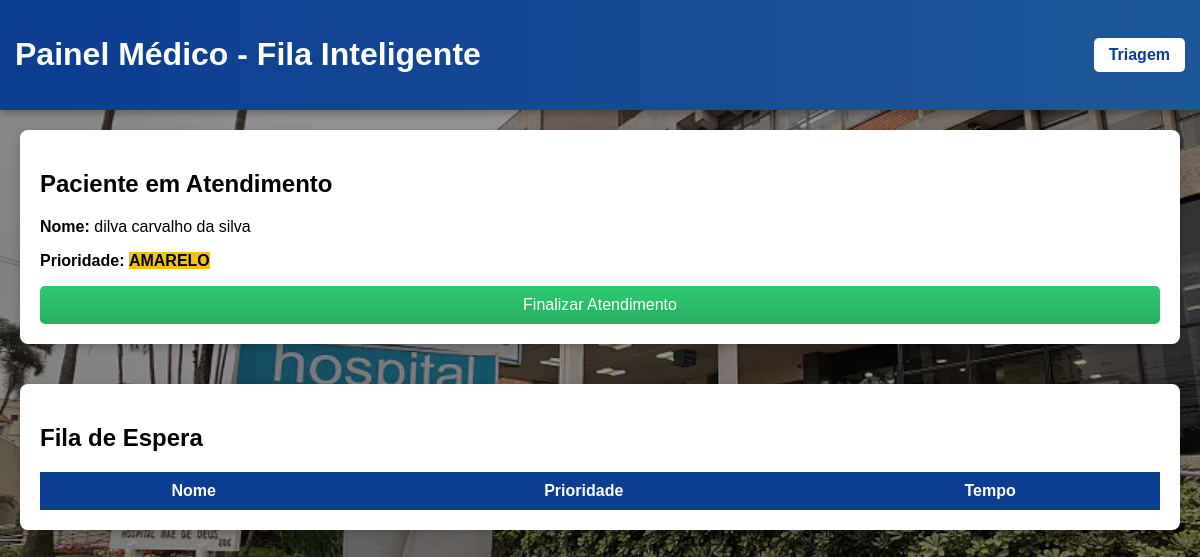
/painel, run on an earlier commit of the app's database.
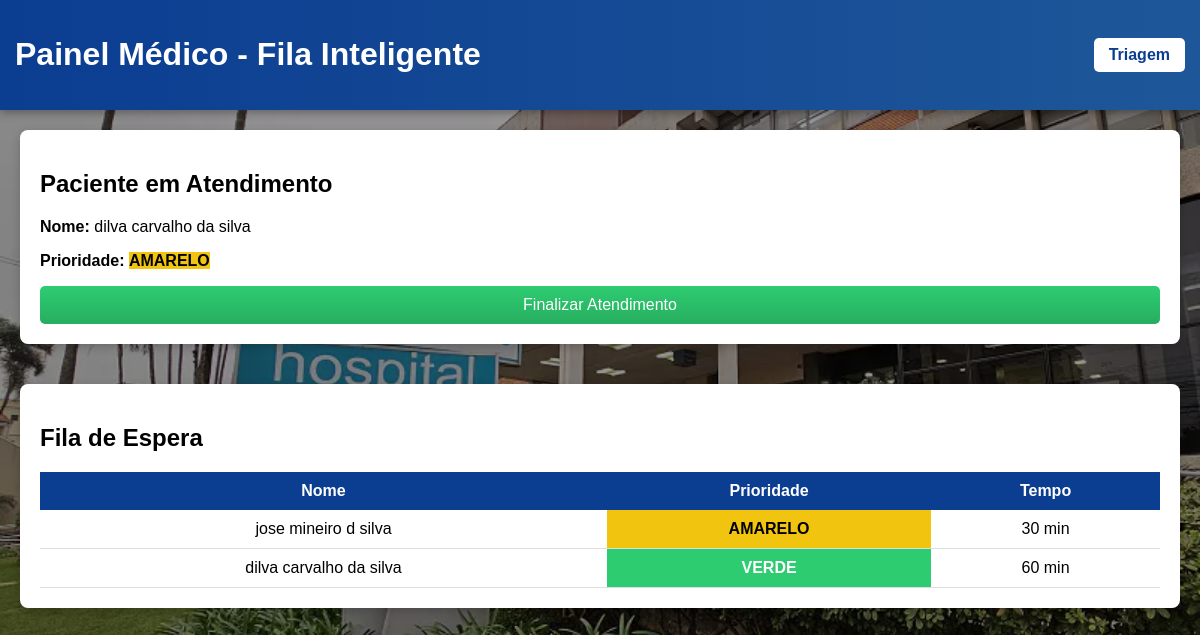
And on a later commit of the database.
### tables this page shows
CREATE TABLE pacientes(
        id INTEGER PRIMARY KEY AUTOINCREMENT,
        nome TEXT,
        idade INTEGER,
        diagnostico TEXT,
        cor TEXT,
        tempo TEXT,
        status TEXT DEFAULT 'AGUARDANDO'
    );

### app.py (the view)
@app.route("/painel")
def painel():
    conn = sqlite3.connect("database.db")
    cursor = conn.cursor()
    cursor.execute("""
        SELECT *
        FROM pacientes
        WHERE status = 'ATENDIMENTO'
        LIMIT 1
    """)
    atendimento = cursor.fetchone()
    cursor.execute("""
        SELECT *
        FROM pacientes
        WHERE status = 'AGUARDANDO'
        ORDER BY
            CASE cor
                WHEN 'VERMELHO' THEN 1
                WHEN 'AMARELO' THEN 2
                WHEN 'VERDE' THEN 3
            END,
            id ASC
    """)
    fila = cursor.fetchall()
    conn.close()
    return render_template(
        "painel.html",
        atendimento=atendimento,
        fila=fila
    )

### templates/painel.html (shortened to what this page needs)
<!DOCTYPE html>
<html lang="pt-br">
<head>
    <link rel="stylesheet" href="{{ url_for('static', filename='style.css') }}">
</head>
<body>
<header>
    <h1>Painel Médico - Fila Inteligente</h1>
    <a href="/" class="btn-topo">Triagem</a>
</header>
<div class="container">
    <div class="card" style="width:100%">
        <h2>Paciente em Atendimento</h2>
        {% if atendimento %}
        <p><strong>Nome:</strong> {{ atendimento[1] }}</p>
        <p><strong>Prioridade:</strong> <span class="{{ atendimento[4] }}">{{ atendimento[4] }}</span></p>
        <a href="/finalizar/{{ atendimento[0] }}"><button>Finalizar Atendimento</button></a>
        {% else %}
        <p>Nenhum paciente em atendimento</p>
        <a href="/chamar"><button>Chamar Próximo Paciente</button></a>
        {% endif %}
    </div>
    <div class="card" style="width:100%">
        <h2>Fila de Espera</h2>
        <table>
            <tr><th>Nome</th><th>Prioridade</th><th>Tempo</th></tr>
            {% for p in fila %}
            <tr>
                <td>{{ p[1] }}</td>
                <td class="{{ p[4] }}">{{ p[4] }}</td>
                <td>{{ p[5] }} min</td>
            </tr>
            {% endfor %}
        </table>
    </div>
</div>
</body>
</html>

### static/style.css (style rules this page uses)
body { font-family: Arial; background-image: linear-gradient(rgba(0,0,0,0.4), rgba(0,0,0,0.4)), url("hospital.PNG.webp"); background-size: cover; background-position: center; background-repeat: no-repeat; background-attachment: fixed; margin:0; }
header { background: linear-gradient(to right,#0b3d91,#1e5799); color: white; padding: 15px; display: flex; justify-content: space-between; align-items: center; box-shadow: 0px 3px 8px rgba(0,0,0,0.3); }
.btn-topo { background: white; color: #0b3d91; padding: 8px 15px; text-decoration: none; border-radius: 5px; font-weight: bold; }
.container { display: flex; gap: 20px; padding: 20px; flex-wrap: wrap; }
.card { background: white; padding: 20px; border-radius: 8px; box-shadow: 0px 3px 10px rgba(0,0,0,0.2); margin-bottom: 20px; }
button { background:linear-gradient(to bottom,#2ecc71,#27ae60); color:white; padding:10px; border:none; width:100%; border-radius:5px; font-size:16px; cursor:pointer; }
table { width:100%; border-collapse:collapse; background:white; }
th { background:#0b3d91; color:white; padding:10px; }
td { padding:10px; text-align:center; border-bottom:1px solid #ddd; }
.AMARELO { background:#f1c40f; font-weight:bold; }
.VERDE { background:#2ecc71; color:white; font-weight:bold; }

What changed in the data, as far as the page shows it:
added pacientes: nome "jose mineiro d silva", cor "AMARELO", tempo "30"
added pacientes: nome "dilva carvalho da silva", cor "VERDE", tempo "60"
